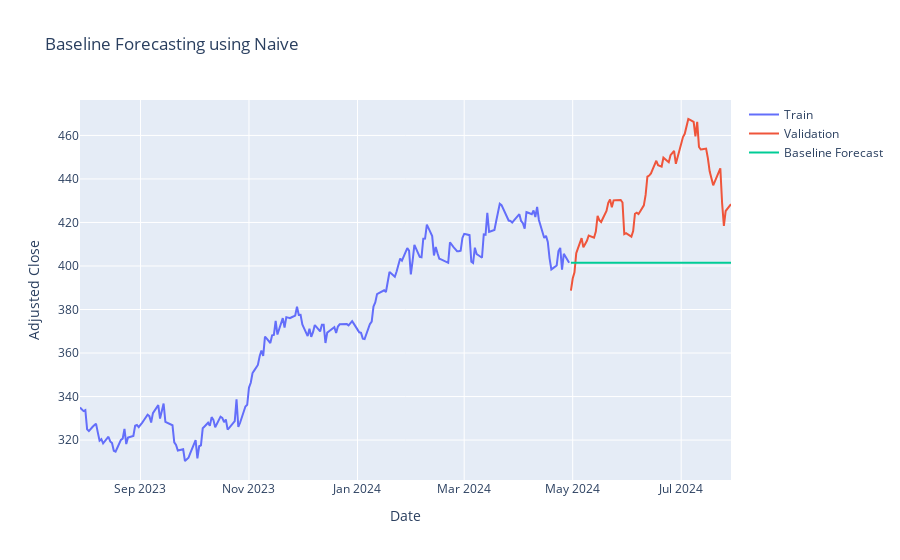

Notebook code for this chart:
### Code cell
plt_forecast(naive_predictions, fc_method='Naive')
